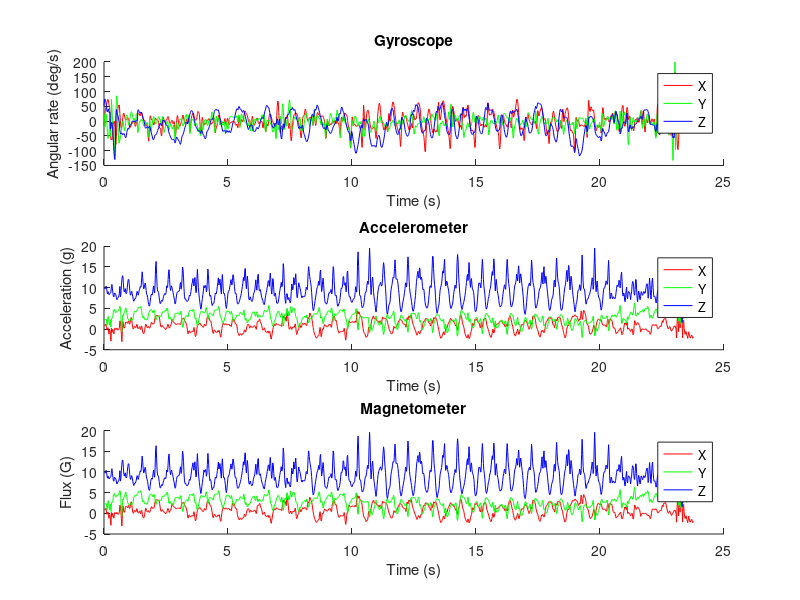

This chart was generated by the following MATLAB code: (Note: this script raises an error after producing the figure.)
% ExampleScript.m
%
% This script demonstrates use of the MadgwickAHRS and MahonyAHRS algorithm
% classes with example data. ExampleData.mat contains calibrated gyroscope,
% accelerometer and magnetometer data logged from an AHRS device (x-IMU)
% while it was sequentially rotated from 0 degrees, to +90 degree and then
% to -90 degrees around the X, Y and Z axis.  The script first plots the
% example sensor data, then processes the data through the algorithm and
% plots the output as Euler angles.
%
% Note that the Euler angle plot shows erratic behaviour in phi and psi
% when theta approaches ?90 degrees. This due to a singularity in the Euler
% angle sequence known as 'Gimbal lock'.  This issue does not exist for a
% quaternion or rotation matrix representation.
%
% Date          Author          Notes
% 28/09/2011    SOH Madgwick    Initial release
% 13/04/2012    SOH Madgwick    deg2rad function no longer used
% 06/11/2012    Seb Madgwick    radian to degrees calculation corrected

%% Start of script 

addpath('quaternion_library');      % include quaternion library
close all;                          % close all figures
clear;                              % clear all variables
clc;                                % clear the command terminal

%% Import and plot sensor data
addpath('isilab');      % include quaternion library
rawdata_gyr = csvread('Gyroscope.csv',1,0);
rawdata_acc = csvread('Accelerometer.csv',1,0);
rawdata_mag = csvread('MagneticField.csv',1,0);

% 1. 시간의 플롯을 보았을때 센싱인터벌이 일정하지 않은 구간이 존재함.
% 2. 로우데이터를 보았을때 센싱인터벌은 2e-2로 보임
% 3. 이를 기반으로 AHRS를 동작시켜 보려함 (2018-11-8)
if 0
    subplot(211)
    plot(diff(rawdata_acc(:,2)))
    hold on
    plot(diff(rawdata_gyr(:,2)))
    plot(diff(rawdata_mag(:,2)))
    hold off
    legend('acc','gyro','mag')
    subplot(212)
    plot(rawdata_acc(:,2))
    hold on
    plot(rawdata_gyr(:,2))
    plot(rawdata_mag(:,2))
    hold off
    legend('acc','gyro','mag')
end
% hist(diff(rawdata_acc(:,2)),diff(rawdata_gyr(:,2)))
data_avail_range = min([length(rawdata_gyr),length(rawdata_acc),length(rawdata_mag)]);

Accelerometer = rawdata_acc(1:data_avail_range,3:5);
Gyroscope = rawdata_gyr(1:data_avail_range,3:5)*180/pi;
Magnetometer = rawdata_mag(1:data_avail_range,3:5);

% without Magnetometer
Magnetometer = Accelerometer;
% Magnetometer = zeros(size(Magnetometer));
% Magnetometer = repmat(Magnetometer(1,:),length(Magnetometer),1);

time = (rawdata_gyr(1:data_avail_range,2)-rawdata_gyr(1,2))/1e9;
%%
% load('ExampleData.mat');
%%
figure('Name', 'Sensor Data');
axis(1) = subplot(3,1,1);
hold on;
plot(time, Gyroscope(:,1), 'r');
plot(time, Gyroscope(:,2), 'g');
plot(time, Gyroscope(:,3), 'b');
legend('X', 'Y', 'Z');
xlabel('Time (s)');
ylabel('Angular rate (deg/s)');
title('Gyroscope');
hold off;
axis(2) = subplot(3,1,2);
hold on;
plot(time, Accelerometer(:,1), 'r');
plot(time, Accelerometer(:,2), 'g');
plot(time, Accelerometer(:,3), 'b');
legend('X', 'Y', 'Z');
xlabel('Time (s)');
ylabel('Acceleration (g)');
title('Accelerometer');
hold off;
axis(3) = subplot(3,1,3);
hold on;
plot(time, Magnetometer(:,1), 'r');
plot(time, Magnetometer(:,2), 'g');
plot(time, Magnetometer(:,3), 'b');
legend('X', 'Y', 'Z');
xlabel('Time (s)');
ylabel('Flux (G)');
title('Magnetometer');
hold off;
linkaxes(axis, 'x');

%% Process sensor data through algorithm
AHRS = MadgwickAHRS('SamplePeriod', 2e-2, 'Beta', 0.1);
% AHRS = MahonyAHRS('SamplePeriod', 2e-2, 'Kp', 0.5);

% AHRS = MadgwickAHRS('SamplePeriod', 1/256, 'Beta', 0.1);
% AHRS = MahonyAHRS('SamplePeriod', 1/256, 'Kp', 0.5);

quaternion = zeros(length(time), 4);
for t = 1:length(time)
    AHRS.Update(Gyroscope(t,:) * (pi/180), Accelerometer(t,:), Magnetometer(t,:));	% gyroscope units must be radians
    quaternion(t, :) = AHRS.Quaternion;
end

%% Plot algorithm output as Euler angles
% The first and third Euler angles in the sequence (phi and psi) become
% unreliable when the middle angles of the sequence (theta) approaches ?90
% degrees. This problem commonly referred to as Gimbal Lock.
% See: http://en.wikipedia.org/wiki/Gimbal_lock

euler = quatern2euler(quaternConj(quaternion)) * (180/pi);	% use conjugate for sensor frame relative to Earth and convert to degrees.

figure('Name', 'Euler Angles');
hold on;
plot(time, euler(:,1), 'r');
plot(time, euler(:,2), 'g');
plot(time, euler(:,3), 'b');
title('Euler angles');
xlabel('Time (s)');
ylabel('Angle (deg)');
legend('\phi', '\theta', '\psi');
hold off;

set(gcf,'units','points','position',[1200,500,800,500])
sdf(gcf,'sj2')

print -clipboard -dbitmap

%% Visualize path with Orientation (omitted step detection = assume walking)

location = zeros(length(euler),2);
% aerospace sequence?
for i=1:length(location)
    yaw = euler(i,3)+90;
    step = 0.7;
    trM = [step*(0*cosd(yaw) - 1*sind(yaw));step*(0*sind(yaw) + 1*cosd(yaw))];
    if i == 1
        location(i,:) = (trM+[0;0])';
    else
        location(i,:) = (trM+location(i-1,:)')';
    end
end
figure
plot(location(:,1),location(:,2))

set(gcf,'units','points','position',[1200,500,800,800])
sdf(gcf,'sj2')

% print -clipboard -dbitmap
%% Step detection (by peak detection of L2 norm from accelerometer)

acc_norm = vecnorm(Accelerometer,2,2);
figure
findpeaks(acc_norm,time,'MinPeakProminence',300)

%% End of script